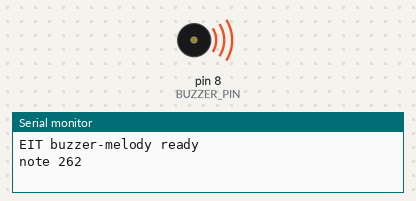
This sketch was run on a simulated Arduino Uno, built with avr-gcc and run on an emulated ATmega328P. Shown: buzzer (waves = sounding), the last lines printed to the serial monitor.

Above: at 0.18 s.
At 3.9 s:
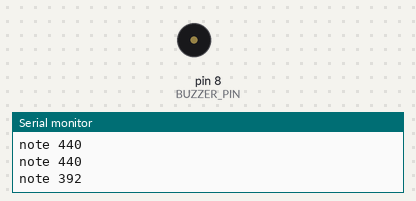
Timing chart, 0 to 6.1 s (numbered marks = the images above):
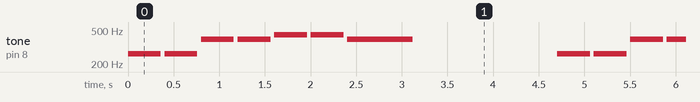

The sketch:

sketch.ino
```cpp
// EI TOKEN 案例 · 蜂鸣器小曲
// 用无源蜂鸣器弹一段《小星星》
// 适用：Arduino Uno / Arduino Nano / ESP32 DevKit / ESP32-S3 DevKitC

#if defined(CONFIG_IDF_TARGET_ESP32S3)
const int BUZZER_PIN = 17;
#elif defined(ESP32)
const int BUZZER_PIN = 25;
#else
const int BUZZER_PIN = 8;
#endif

// 《小星星》前两句：C C G G A A G
const int melody[]   = {262, 262, 392, 392, 440, 440, 392};
const int duration[] = {400, 400, 400, 400, 400, 400, 800};

void setup() {
  Serial.begin(115200);
  Serial.println("EIT buzzer-melody ready");
}

void loop() {
  for (int i = 0; i < 7; i++) {
    tone(BUZZER_PIN, melody[i], duration[i] * 0.9);
    Serial.print("note "); Serial.println(melody[i]);
    delay(duration[i]);
  }
  noTone(BUZZER_PIN);
  delay(1500);
}
```

Measured:
- by itself, tone on pin 8 (BUZZER_PIN): repeats every 4.7 s: silent 0.04 s, 262 Hz 0.36 s, 2 × (silent 0.04 s, 392 Hz 0.36 s), 2 × (silent 0.04 s, 440 Hz 0.36 s), silent 0.04 s, 392 Hz 0.72 s, silent 1.6 s, 262 Hz 0.36 s
